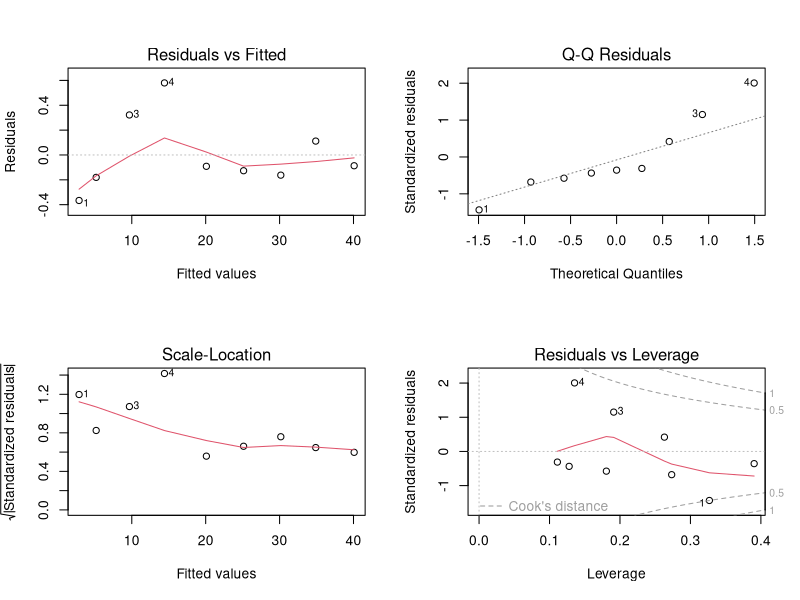
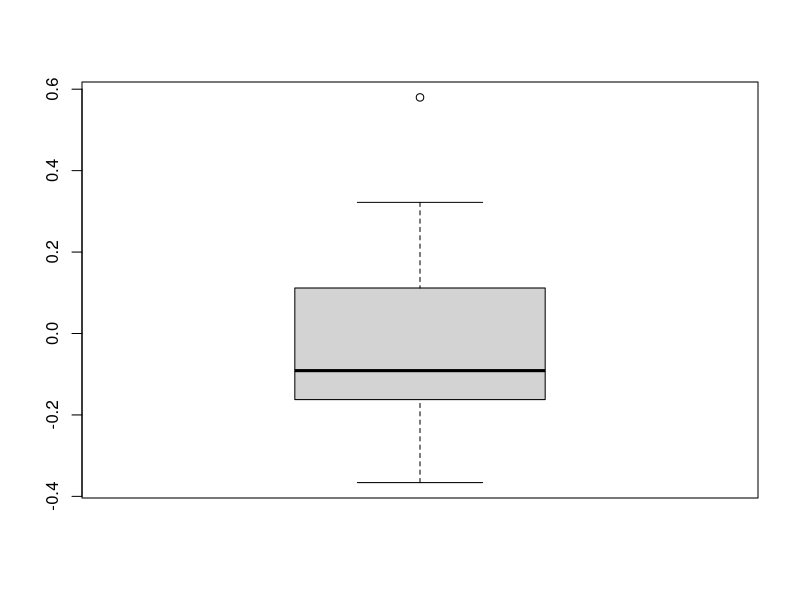
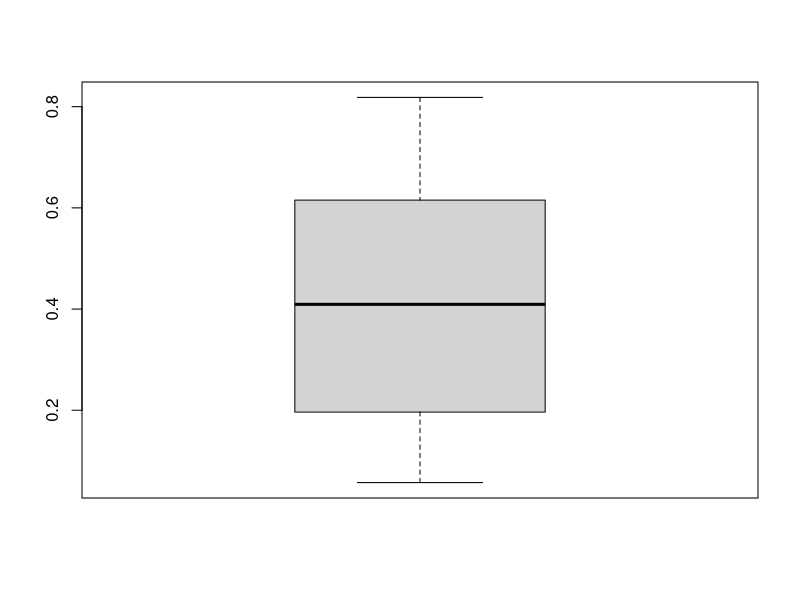
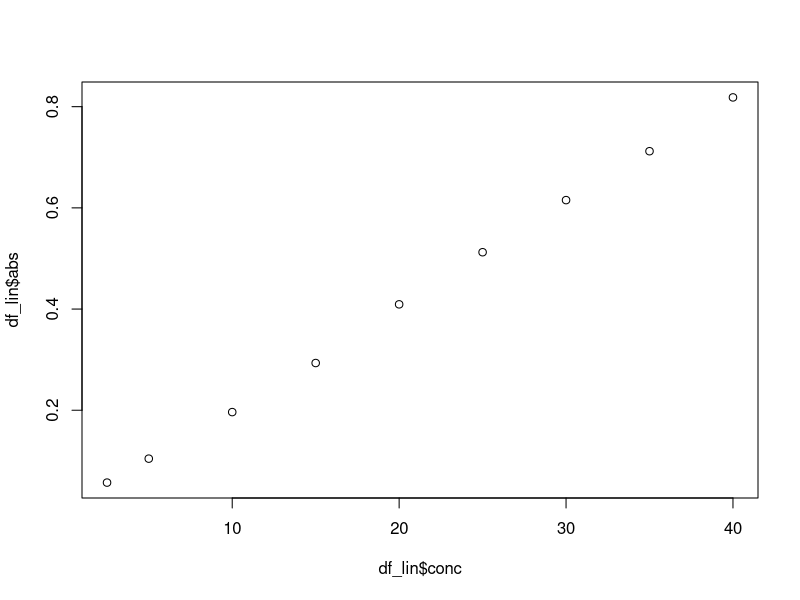

R code for these plots, in order:
### pacotes####

library(lmtest)
library(car)


#### exatidao ####

rec_temp0 <- c(104.21,
110.05,
99.03,
102.04,
101.06,
94.06,
100.60,
99.00,
96.45)

t.test(rec_temp0, mu=100)



rec_temp1 <- c(89.73,
               87.90,
               89.63,
               88.20,
               87.24,
               88.02,
               88.59,
               86.32,
               88.11)


t.test(rec_temp1, mu=100)


#### linearidade ####


conc <- c(2.5,
          5,
          10,
          15,
          20,
          25,
          30,
          35,
          40)
abs <- c(0.057,
         0.1043333333,
         0.1963333333,
         0.2933333333,
         0.4093333333,
         0.5123333333,
         0.6153333333,
         0.712,
         0.8183333333)

df_lin <- data.frame(conc, abs)

mod <- lm(df_lin)

anova(mod)

anova(mod) #teste F <0,05 nao rejeita sig do mod
par(mfrow=c(2,2))
plot(mod) #homocedasticidade e residuos
par(mfrow=c(1,1))
bptest(mod) #homocedasticidade
shapiro.test(mod$residuals) #normalidade dos residuos >0,05 é normal
boxplot(mod$residuals) #outlier dos residuos
boxplot(df_lin$abs)
summary(mod)
cor(df_lin$conc, df_lin$abs, method = "pearson")
plot(df_lin$conc, df_lin$abs) #verificar linearidade



